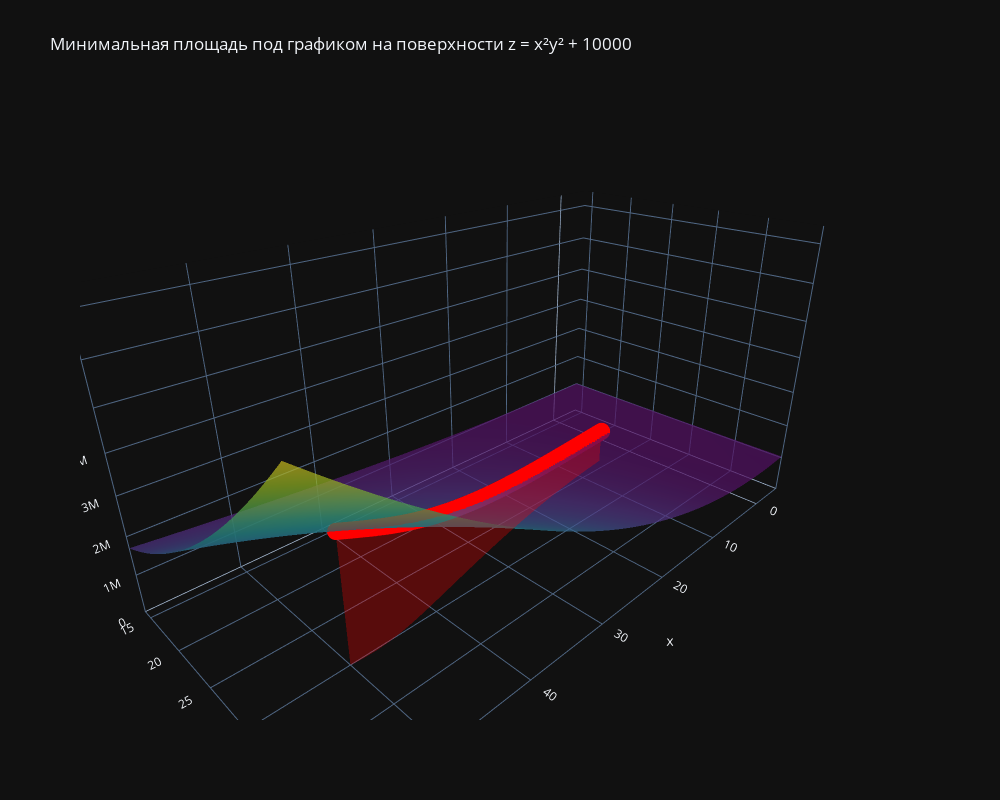

Write notebook code for a chart like this one.
### Code cell
import numpy as np
from scipy.integrate import solve_bvp
import plotly.graph_objects as go

def surface_z(x, y):
    return (x**2 * y**2 + 1000000)

x0, y0 = 5.0, 24.0
x1, y1 = 50, 30

def numerical_partial_y(f, x, y, h=1e-5):
    return (f(x, y + h) - f(x, y - h)) / (2 * h)

def ode_area(x, y):
    y_val, yp = y[0], y[1]
    z = surface_z(x, y_val)
    dz_dy = numerical_partial_y(surface_z, x, y_val)
    sqrt_expr = np.sqrt(1 + yp**2)

    dydx = yp
    d2ydx2 = (z * yp**2 - dz_dy * (1 + yp**2)) / (z * sqrt_expr)
    return np.vstack((dydx, d2ydx2))

def bc(ya, yb):
    return np.array([ya[0] - y0, yb[0] - y1])
x = np.linspace(x0, x1, 200)
y_init = np.zeros((2, x.size))
y_init[0] = np.linspace(y0, y1, x.size)

sol = solve_bvp(ode_area, bc, x, y_init)

if sol.status != 0:
    print("Решение не найдено:", sol.message)
else:
    x_vals = sol.x
    y_vals = sol.y[0]


    X = np.linspace(x0 - 10, x1 + 10, 100)
    Y = np.linspace(min(y0, y1) - 10, max(y0, y1) + 10, 100)
    XX, YY = np.meshgrid(X, Y)
    ZZ = surface_z(XX, YY)

    surface = go.Surface(
        x=XX, y=YY, z=ZZ,
        colorscale='Viridis',
        opacity=0.7,
        name='Поверхность z = x²y² + 1000',
        showscale=False
    )

    curve_z = surface_z(x_vals, y_vals)
    curve = go.Scatter3d(
        x=x_vals,
        y=y_vals,
        z=curve_z,
        mode='lines+markers',
        line=dict(color='red', width=5),
        marker=dict(size=6, color='red'),
        name='Минимальная кривая'
    )

    # Площадь под графиком — проекция на плоскость z=0
    x_fill = np.linspace(x0, x1, 100)
    y_interp = np.interp(x_fill, x_vals, y_vals)
    z_fill = surface_z(x_fill, y_interp)

    verts_x = np.concatenate([x_fill, x_fill])
    verts_y = np.concatenate([y_interp, y_interp])
    verts_z = np.concatenate([z_fill, np.zeros_like(z_fill)])

    triangles = []
    n = len(x_fill)
    for i in range(n - 1):
        top1, top2 = i, i + 1
        bot1, bot2 = i + n, i + 1 + n
        triangles.append([top1, top2, bot1])
        triangles.append([top2, bot2, bot1])
    triangles = np.array(triangles)

    area_mesh = go.Mesh3d(
        x=verts_x,
        y=verts_y,
        z=verts_z,
        i=triangles[:, 0],
        j=triangles[:, 1],
        k=triangles[:, 2],
        color='red',
        opacity=0.3,
        name='Площадь под графиком',
        hoverinfo='skip',
        showscale=False
    )

    fig = go.Figure(data=[surface, area_mesh, curve])

    z_max = max(ZZ.max(), curve_z.max())

    fig.update_layout(
        scene=dict(
            xaxis_title='x',
            yaxis_title='y',
            zaxis_title='z',
            xaxis=dict(nticks=10, range=[x0 - 10, x1 + 10]),
            yaxis=dict(nticks=10, range=[min(y0, y1) - 10, max(y0, y1) + 10]),
            zaxis=dict(nticks=10, range=[0, z_max * 1.1]),
            aspectmode='manual',
            aspectratio=dict(x=2, y=1, z=1),
            camera=dict(
                eye=dict(x=1.5, y=1.5, z=1)
            )
        ),
        title='Минимальная площадь под графиком на поверхности z = x²y² + 10000',
        width=1000,
        height=800,
    )

    fig.show()

### Figure 1 — Plotly figure (JSON) as saved in the notebook; plotly's stock layout.template omitted (floating-point values rounded to 4 significant figures; data arrays with more than 128 entries replaced by an {"elided": "..."} marker saying what was removed)
{"data": [{"colorscale": [[0.0, "#440154"], [0.1111, "#482878"], [0.2222, "#3e4989"], [0.3333, "#31688e"], [0.4444, "#26828e"], [0.5556, "#1f9e89"], [0.6667, "#35b779"], [0.7778, "#6ece58"], [0.8889, "#b5de2b"], [1.0, "#fde725"]], "name": "Поверхность z = x²y² + 1000", "opacity": 0.7, "showscale": false, "x": {"elided": "100x100 float values"}, "y": {"elided": "100x100 float values"}, "z": {"elided": "100x100 float values"}, "type": "surface"}, {"color": "red", "hoverinfo": "skip", "i": {"elided": "198 int values"}, "j": {"elided": "198 int values"}, "k": {"elided": "198 int values"}, "name": "Площадь под графиком", "opacity": 0.3, "showscale": false, "x": {"elided": "200 float values"}, "y": {"elided": "200 float values"}, "z": {"elided": "200 float values"}, "type": "mesh3d"}, {"line": {"color": "red", "width": 5}, "marker": {"color": "red", "size": 6}, "mode": "lines+markers", "name": "Минимальная кривая", "x": {"elided": "222 float values"}, "y": {"elided": "222 float values"}, "z": {"elided": "222 float values"}, "type": "scatter3d"}], "layout": {"scene": {"xaxis": {"title": {"text": "x"}, "nticks": 10, "range": [-5.0, 60]}, "yaxis": {"title": {"text": "y"}, "nticks": 10, "range": [14.0, 40]}, "zaxis": {"title": {"text": "z"}, "nticks": 10, "range": [0, 7436000.0]}, "aspectratio": {"x": 2, "y": 1, "z": 1}, "camera": {"eye": {"x": 1.5, "y": 1.5, "z": 1}}, "aspectmode": "manual"}, "title": {"text": "Минимальная площадь под графиком на поверхности z = x²y² + 10000"}, "width": 1000, "height": 800}}
